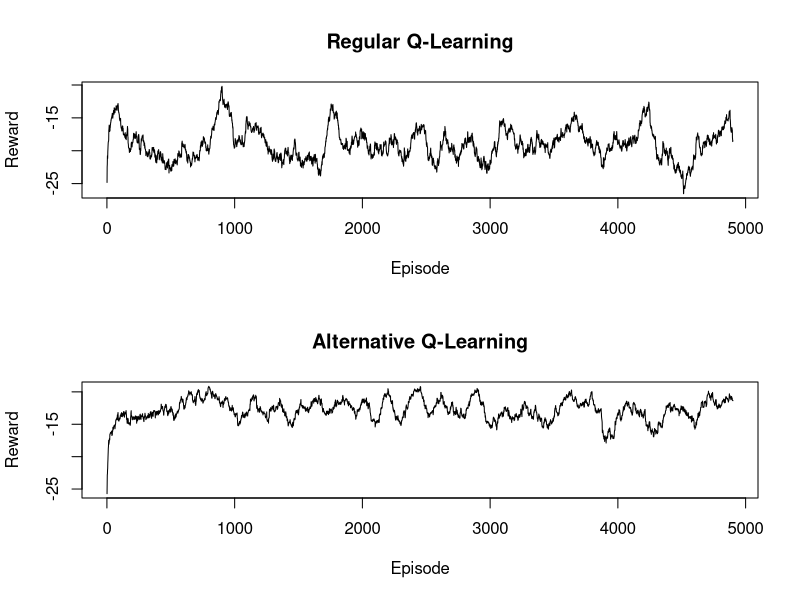
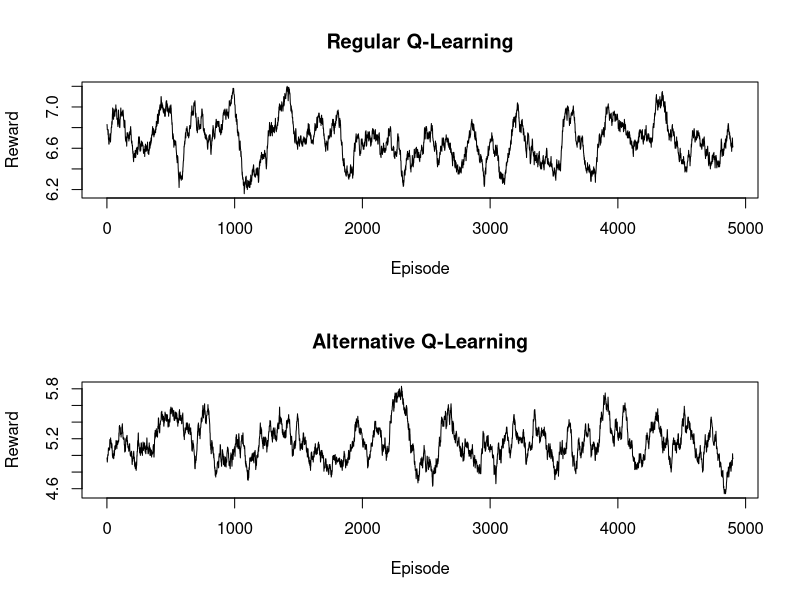

R code for these plots, in order:

library(ggplot2)

arrows <- c("^", ">", "v", "<")
action_deltas <- list(c(1,0), # up
                      c(0,1), # right
                      c(-1,0), # down
                      c(0,-1)) # left

MovingAverage <- function(x, n){
  
  cx <- c(0,cumsum(x))
  rsum <- (cx[(n+1):length(cx)] - cx[1:(length(cx) - n)]) / n
  
  return (rsum)
}


GreedyPolicy <- function(x, y){

  action = which(q_table[x,y,]==max(q_table[x,y,]))
  if(length(action)>1){
    action = sample(action, 1)
  }
  return(action)
}

alt_GreedyPolicy <- function(x, y){
  
  action = which(alt_q_table[x,y,]==max(alt_q_table[x,y,]))
  if(length(action)>1){
    action = sample(action, 1)
  }
  return(action)
}

alt_EpsilonGreedyPolicy <- function(x, y, epsilon){
  
  # Get an epsilon-greedy action for state (x,y) from q_table.
  #
  # Args:
  #   x, y: state coordinates.
  #   epsilon: probability of acting randomly.
  # 
  # Returns:
  #   An action, i.e. integer in {1,2,3,4}.
  
  # Your code here.
  if (runif(1)>epsilon){
    return(alt_GreedyPolicy(x,y))
  }else{
    return(sample(1:4,1))
  }
}

EpsilonGreedyPolicy <- function(x, y, epsilon){
  
  # Get an epsilon-greedy action for state (x,y) from q_table.
  #
  # Args:
  #   x, y: state coordinates.
  #   epsilon: probability of acting randomly.
  # 
  # Returns:
  #   An action, i.e. integer in {1,2,3,4}.
  
  # Your code here.
  if (runif(1)>epsilon){
    return(GreedyPolicy(x,y))
  }else{
    return(sample(1:4,1))
  }
}

transition_model <- function(x, y, action, beta){

  
  delta <- sample(-1:1, size = 1, prob = c(0.5*beta,1-beta,0.5*beta))
  final_action <- ((action + delta + 3) %% 4) + 1
  foo <- c(x,y) + unlist(action_deltas[final_action])
  foo <- pmax(c(1,1),pmin(foo,c(H,W)))
  
  return (foo)
}

q_learning <- function(start_state, epsilon = 0.5, alpha = 0.1, gamma = 0.95, 
                       beta = 0){
  
  summed_rewards = 0
  current_state = start_state
  repeat{
    # Follow policy, execute action, get reward.
    
    # Q-table update.
    episode_correction = 0
    action = EpsilonGreedyPolicy(current_state[1],current_state[2], epsilon)
    new_state = transition_model(current_state[1],current_state[2], action=action, beta=beta)
    reward = reward_map[new_state[1],new_state[2]]
    
    # Calculate correction  
    correction = alpha*(gamma*max(q_table[new_state[1],new_state[2],]) +
                          reward-q_table[current_state[1],current_state[2],action])
    
    # Update current Q-table
    q_table[current_state[1],current_state[2],action] <<- 
      q_table[current_state[1],current_state[2],action] + correction
    
    #Sum all corrections
    episode_correction = episode_correction + correction
    current_state = new_state
    summed_rewards = summed_rewards+ reward
    if(reward>=0)
      # End episode.
      return (c(summed_rewards,episode_correction))
    
  }
  
}

alt_q_learning <- function(start_state, epsilon = 0.5, alpha = 0.1, gamma = 0.95, 
                       beta = 0){
  
  current_state = start_state
  summed_rewards = 0
  repeat{
    # Follow policy, execute action, get reward.
    
    # Q-table update.
    episode_correction = 0
    
    ## Get action and reward for current state
    action = alt_EpsilonGreedyPolicy(current_state[1],current_state[2], epsilon)
    new_state = transition_model(current_state[1],current_state[2], action=action, beta=beta)
    reward = reward_map[new_state[1],new_state[2]]
    
    # get a' from new_states current action and s' from new state to get
    # g(s', a')
    next_state_action = alt_EpsilonGreedyPolicy(new_state[1],new_state[2], epsilon)
    qnew = alt_q_table[new_state[1], new_state[2], next_state_action]
    
    # Calculate correction  
    # correction is altered to the alternative algorithm where the max action value
    # of the next state in the q table is replaced by the epsilonGreedy policy action
    # of the new state (qnew)
    correction = alpha*(gamma*qnew +
                          reward-alt_q_table[current_state[1],current_state[2],action])
    
    # Update current Q-table
    alt_q_table[current_state[1],current_state[2],action] <<- 
      alt_q_table[current_state[1],current_state[2],action] + correction
    
    #Sum all corrections
    episode_correction = episode_correction + correction
    current_state = new_state
    
    summed_rewards = summed_rewards + reward
    if(reward>=0)
      # End episode.
      return (c(summed_rewards,episode_correction))
    
  }
}
  
alt_q_test <- function(start_state, epsilon = 0.5, alpha = 0.1, gamma = 0.95, 
                           beta = 0){
  
  summed_rewards = 0
  current_state = start_state
  repeat{
    # Follow policy, execute action, get reward.
    
    
    ## Get action and reward for current state
    action = alt_GreedyPolicy(current_state[1],current_state[2])
    new_state = transition_model(current_state[1],current_state[2], action=action, beta=beta)
    reward = reward_map[new_state[1],new_state[2]]
    
    current_state = new_state
    
    summed_rewards = summed_rewards +  reward
    if(reward>=0)
      # End episode.
      return (summed_rewards)
    
  }
}

q_test <- function(start_state, epsilon = 0.5, alpha = 0.1, gamma = 0.95, 
                       beta = 0){
  
  summed_rewards = 0
  current_state = start_state
  repeat{
    # Follow policy, execute action, get reward.
    
    
    ## Get action and reward for current state
    action = GreedyPolicy(current_state[1],current_state[2])
    new_state = transition_model(current_state[1],current_state[2], action=action, beta=beta)
    reward = reward_map[new_state[1],new_state[2]]
    
    current_state = new_state
    
    summed_rewards = summed_rewards +  reward
    if(reward>=0)
      # End episode.
      return (summed_rewards)
    
  }
}


# Environment C (the effect of beta).

H <- 3
W <- 6

epsilon = 0.5
gamma = 1
beta = 0
alpha = 0.1

# -1 for all positions, except 1,2:5 = -10 and 1,6 = 10
reward_map <- matrix(-1, nrow = H, ncol = W)
reward_map[1,2:5] <- -10
reward_map[1,6] <- 10

q_table <- array(0,dim = c(H,W,4))
alt_q_table <- array(0,dim = c(H,W,4))

rewards = c()
alt_rewards = c()


# Train (2)
for(i in 1:5000){
  rew <- q_learning(epsilon=epsilon, alpha=alpha, gamma = gamma,  beta = beta, start_state = c(1,1))
  alt_rew <- alt_q_learning(epsilon=epsilon, alpha=alpha, gamma = gamma,  beta = beta, start_state = c(1,1))
  rewards = c(rewards, rew[1])
  alt_rewards = c(alt_rewards, alt_rew[1])
}
    
graphics.off()
par(mfrow=c(2,1))
plot(MovingAverage(rewards,100),type = "l", xlab="Episode", ylab="Reward", main= "Regular Q-Learning")
plot(MovingAverage(alt_rewards,100),type = "l", xlab="Episode", ylab="Reward", main="Alternative Q-Learning")

print("q_table:")
print(q_table)
print("alt_q_table")
print(alt_q_table)    
mean(rewards)
mean(alt_rewards)
# Test (3)

test.rewards = c()
test.alt_rewards = c()
for(i in 1:5000){
  test.rew <- q_test(epsilon=epsilon, alpha=alpha, gamma = gamma,  beta = beta, start_state = c(runif(1,1,H),runif(1,1,W)))
  test.alt_rew <- alt_q_test(epsilon=epsilon, alpha=alpha, gamma = gamma,  beta = beta, start_state =  c(runif(1,1,H),runif(1,1,W)))
  test.rewards = c(test.rewards, test.rew)
  test.alt_rewards = c(test.alt_rewards, test.alt_rew)
}

graphics.off()
par(mfrow=c(2,1))
plot(MovingAverage(test.rewards,100),type = "l", xlab="Episode", ylab="Reward", main= "Regular Q-Learning")
plot(MovingAverage(test.alt_rewards,100),type = "l", xlab="Episode", ylab="Reward", main="Alternative Q-Learning")

